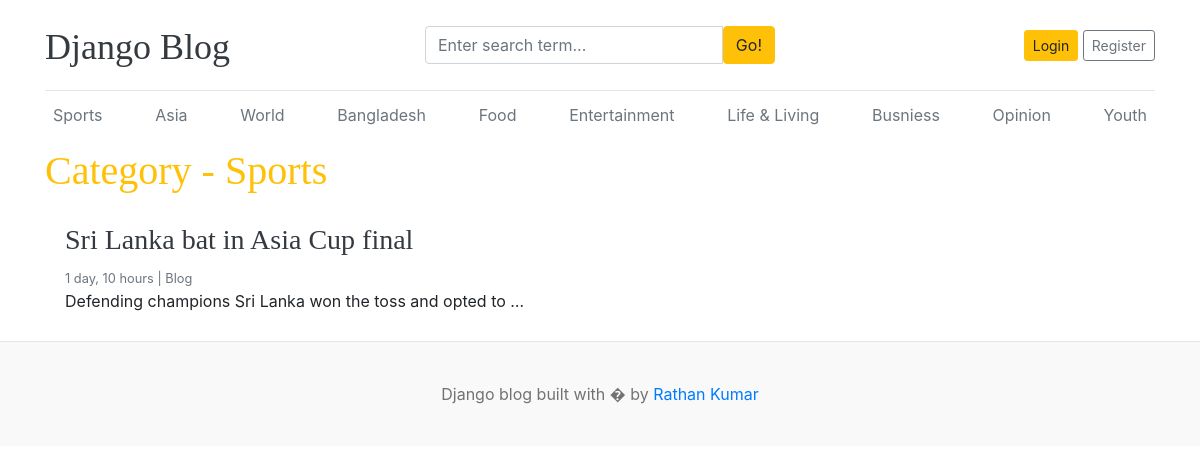
/category/14, run on the app's committed database.
### blog/models.py (models this page shows, shortened)
class Category(models.Model):
    category_name = models.CharField(max_length=50,unique=True)
    created_at = models.DateTimeField(auto_now_add=True)
    update_at = models.DateTimeField(auto_now=True)
    class Meta:
        verbose_name_plural = 'categories'
    def __str__(self):
        return self.category_name

class Blog(models.Model):
    title = models.CharField(max_length=250)
    slug = models.SlugField(max_length=250,unique=True,blank=True)
    Category = models.ForeignKey(Category,on_delete=models.CASCADE)
    author = models.ForeignKey(User,on_delete=models.CASCADE)
    featured_image = models.ImageField(upload_to='uploads/%Y/%m/%d')
    short_desc = models.TextField(max_length=500)
    blog_body = HTMLField()
    status = models.CharField(max_length=30,choices=STATUS_CHOICES,default="Draft")
    is_featured = models.BooleanField(default=False)
    created_at = models.DateTimeField(auto_now_add=True)
    update_at = models.DateTimeField(auto_now=True)

### blog/views.py (the view)
# urls.py: path('<int:cat_id>',views.CategoryPost,name='CategoryPost')
def CategoryPost(request,cat_id):
    cate_post = Blog.objects.filter(status='Published',Category_id=cat_id)
    try:
        category = Category.objects.get(pk=cat_id)
    except:
        return redirect('home')
    context = {
        "post" : cate_post,
        'category' : category
    }
    return render(request,'category.html',context)

### blog/context_processors.py (called while the page is built)
def All_Category(request):
    Categories = Category.objects.all()
    return dict(categories=Categories)

def get_all_sociallink(request):
    sociallink = SocialLink.objects.all()
    return dict(sociallink=sociallink)

### templates/category.html
{% extends 'base.html' %}
 {% block content %}
<div class="row">
  <div class="col-12">
    <h2 class="blog-post-title text-warning">Category - {{category}}</h2>
  </div>
</div>
  <div class="row mb-2">
    {% if post %}
    {% for fp in post %}
    <div class="col-md-6">
      <div class="card border-0" >
        <div class="card-body">
          <h3><a href="{% url 'blog' fp.slug %}" class="text-dark">{{fp.title}}</a></h3>
          <small class="mb-1 text-muted">{{fp.created_at | timesince}} | {{fp.author}}</small>
          <p class="card-text">{{ fp.short_desc | truncatewords:10 }}</p>
        </div>
      </div>
    </div>
    {% endfor %}
    {% else %}
    <h3>No post found</h3>
    {% endif %}
  </div>
</div>
{% endblock %}

### templates/base.html (shortened to what this page needs)
{% load static %}
<!DOCTYPE html>
<html lang="en">
<head>
    <link href="https://getbootstrap.com/docs/4.0/dist/css/bootstrap.min.css" rel="stylesheet">
    <link href="{% static 'css/blog.css' %}" rel="stylesheet">
    <link rel="stylesheet" href="https://cdnjs.cloudflare.com/ajax/libs/font-awesome/4.7.0/css/font-awesome.min.css">
  </head>
<body>
    <div class="container">
      <header class="blog-header py-3">
        <div class="row flex-nowrap justify-content-between align-items-center">
          <div class="col-4 pt-1">
            <a class="blog-header-logo text-dark" href="/">Django Blog</a>
          </div>
          <div class="col-4">
              <form action="{% url 'search' %}" method="GET">
                <div class="input-group">
                    <input class="form-control" value="{{keyword}}" name="keyword" type="text" placeholder="Enter search term..." aria-label="Enter search term..." aria-describedby="button-search" />
                    <button class="btn btn-warning" id="button-search" type="submit">Go!</button>
                </div>
              </form>
          </div>
          <div class="col-4 d-flex justify-content-end align-items-center">
            {% if not user.is_authenticated %}
            <a class="btn btn-sm btn-warning" href="{% url 'login' %}">Login</a> &nbsp;
            <a class="btn btn-sm btn-outline-secondary" href="{% url 'register' %}">Register</a>
            {% else %}
              <span><a href="{% url 'dashboard' %}" class="btn btn-warning">Dashboard</a></span>
              &emsp;
              <span><a href="{% url 'logout' %}" class="btn btn-warning">Logout</a></span>
            {% endif %}
        </div>
      </header>
      <div class="nav-scroller py-1 mb-2">
        <nav class="nav d-flex justify-content-between">
          {% for cat in categories %}
          <a class="p-2 text-muted" href="{% url 'CategoryPost' cat.id %}">{{cat.category_name}}</a>
          {% endfor %}
        </nav>
      </div>
{% block content %}{% endblock %}
<footer class="blog-footer">
    <p>Django blog built with � by <a href="#">Rathan Kumar</a></p>
  </footer>
  </body>
  </html>

### blog_admin/static/css/blog.css (style rules this page uses)
.blog-header { border-bottom: 1px solid #e5e5e5; }
.blog-header-logo { font-family: "Playfair Display", Georgia, "Times New Roman", serif; font-size: 2.25rem; }
h1, h2, h3, h4, h5, h6 { font-family: "Playfair Display", Georgia, "Times New Roman", serif; }
.blog-post-title { font-size: 2.5rem; }
.blog-footer { padding: 2.5rem 0; color: #727272; text-align: center; background-color: #f9f9f9; border-top: .05rem solid #e5e5e5; }
.blog-footer p:last-child { margin-bottom: 0; }

### data on the page
Category: category_name "Sports"
Category: category_name "Asia"
Category: category_name "World"
Category: category_name "Bangladesh"
Category: category_name "Food"
Category: category_name "Entertainment"
Category: category_name "Life & Living"
Category: category_name "Busniess"
Category: category_name "Opinion"
Category: category_name "Youth"
Blog: title "Sri Lanka bat in Asia Cup final", created_at "1 day, 10 hours", author "Blog", short_desc "Defending champions Sri Lanka won the toss and opted to …"
